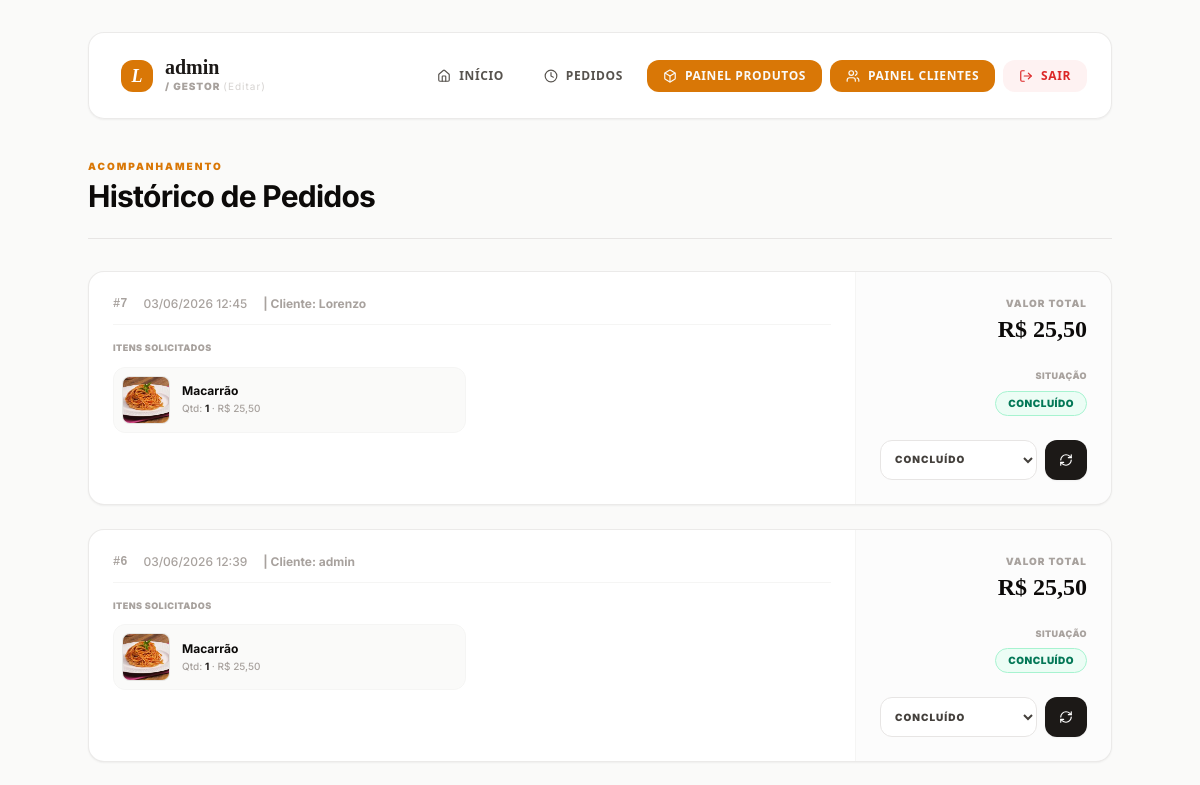
The app's page /dashboard/status.php (signed in, upper part), older data.
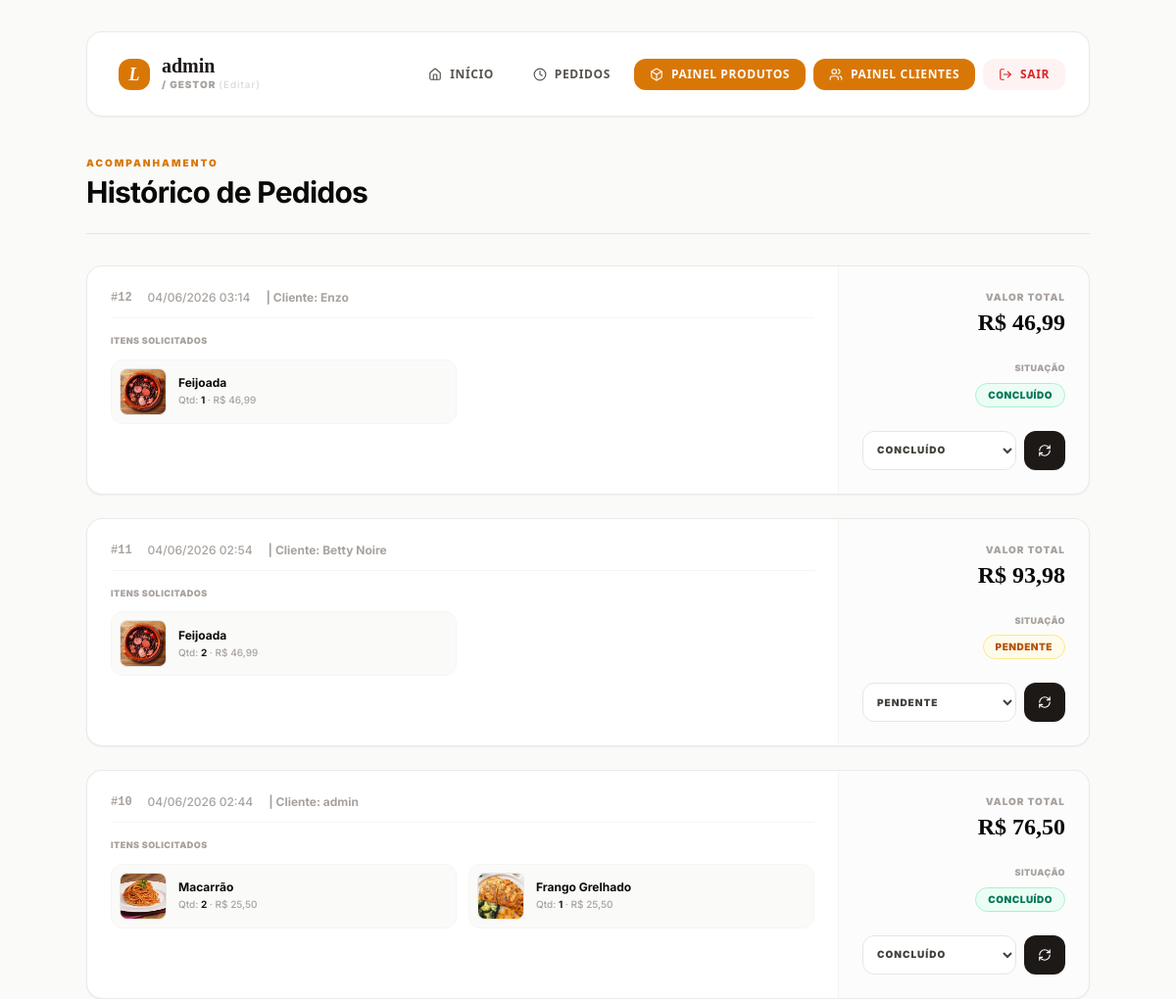
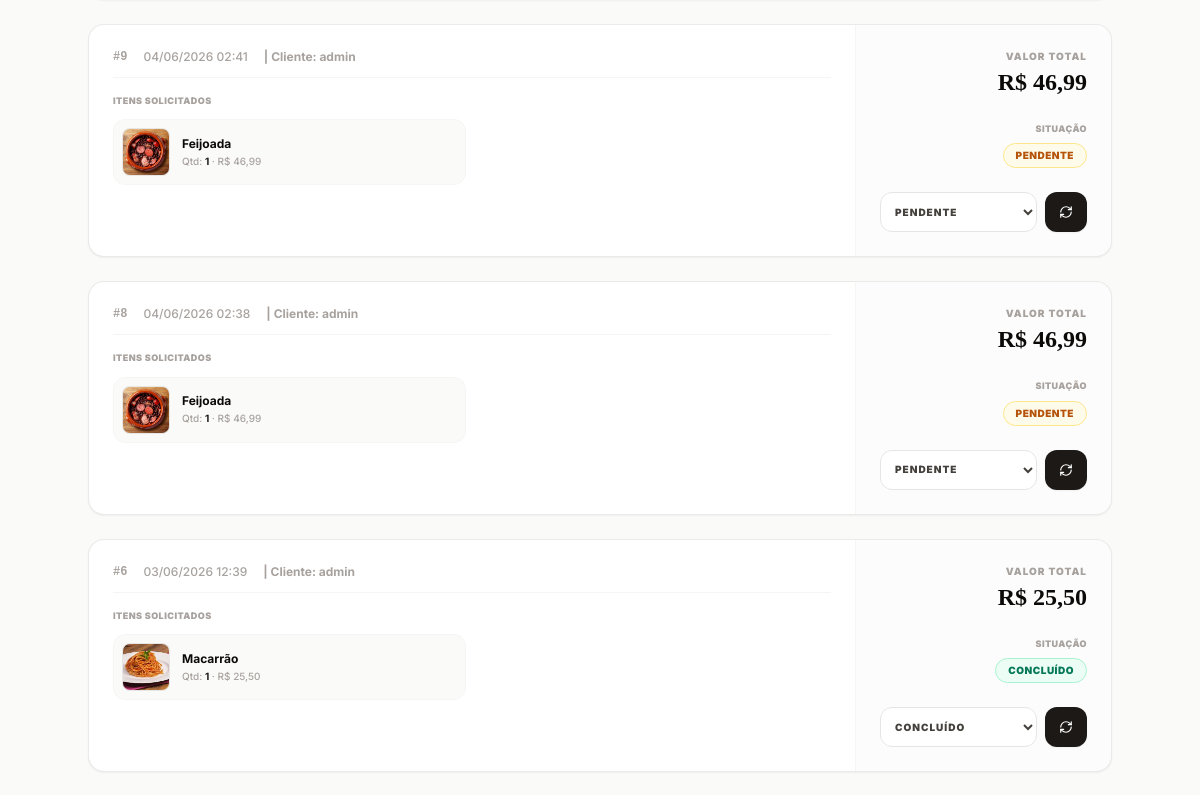
The same page, newer data (2 pictures, top to bottom).
### tables this page shows
CREATE TABLE `pedidos` (
  `id` int(11) NOT NULL,
  `usuario_id` int(11) NOT NULL,
  `usuario_nome` varchar(100) NOT NULL,
  `total` decimal(10,2) NOT NULL,
  `status` varchar(50) DEFAULT 'Pendente',
  `criado_em` timestamp NOT NULL DEFAULT current_timestamp()
);

CREATE TABLE `pedido_itens` (
  `id` int(11) NOT NULL,
  `pedido_id` int(11) NOT NULL,
  `produto_id` int(11) NOT NULL,
  `nome` varchar(100) NOT NULL,
  `preco` decimal(10,2) NOT NULL,
  `quantidade` int(11) NOT NULL
);

CREATE TABLE `produtos` (
  `id` int(11) NOT NULL,
  `nome` varchar(100) NOT NULL,
  `descricao` text DEFAULT NULL,
  `preco` decimal(10,2) NOT NULL,
  `estoque` int(11) NOT NULL,
  `fixado` tinyint(1) DEFAULT 0,
  `imagem` varchar(255) DEFAULT NULL
);

### dashboard/status.php (the view, shortened to what the changed rows need)
<?php
global $conexao;
if ($_SESSION['perfil'] === 'admin') {
    $sql_pedidos = "SELECT * FROM pedidos ORDER BY criado_em DESC";
    $stmt_p = mysqli_prepare($conexao, $sql_pedidos);
} else {
    $sql_pedidos = "SELECT * FROM pedidos WHERE usuario_id = ? ORDER BY criado_em DESC";
    $stmt_p = mysqli_prepare($conexao, $sql_pedidos);
    mysqli_stmt_bind_param($stmt_p, "i", $_SESSION['usuario_id']);
}
mysqli_stmt_execute($stmt_p);
$resultado_p = mysqli_stmt_get_result($stmt_p);
$pedidos = mysqli_fetch_all($resultado_p, MYSQLI_ASSOC);
?>
<!DOCTYPE html>
<html lang="pt-br">
<head>
    <script src="https://cdn.tailwindcss.com"></script>
</head>
<body class="bg-stone-50 text-stone-900 antialiased min-h-screen p-4 md:p-8">
    <div class="max-w-5xl mx-auto space-y-8">
        <div class="flex flex-col md:flex-row justify-between items-start md:items-center gap-4 border-b border-stone-200 pb-6">
            <div>
                <h1 class="text-3xl font-bold tracking-tight text-stone-950">Histórico de Pedidos</h1>
            </div>
        </div>
        <?php if (empty($pedidos)): ?>
            <div class="bg-white border border-stone-200/60 rounded-2xl p-12 text-center max-w-xl mx-auto shadow-sm">
                <div class="w-12 h-12 bg-stone-50 rounded-xl flex items-center justify-center mx-auto mb-4 border border-stone-100">
                    <i data-lucide="shopping-bag" class="w-5 h-5 text-stone-400"></i>
                </div>
                <h3 class="text-sm font-bold text-stone-950 mb-1">Nenhum pedido localizado</h3>
                <p class="text-xs text-stone-400 leading-relaxed">Você ainda não realizou solicitações ou não há registros no sistema.</p>
                <a href="../user/home.php" class="inline-flex mt-5 bg-stone-900 text-white text-[10px] font-black uppercase tracking-widest px-6 py-3 rounded-xl hover:bg-black transition-all">
                    Ir para o Menu
                </a>
            </div>
        <?php else: ?>
            <div class="space-y-6">
                <?php foreach ($pedidos as $p): ?>
                    <div class="bg-white border border-stone-200/80 rounded-2xl shadow-sm overflow-hidden flex flex-col md:flex-row justify-between items-stretch">
                        <div class="p-6 flex-1 space-y-4">
                            <div class="flex flex-wrap items-center gap-x-4 gap-y-2 border-b border-stone-100 pb-3">
                                <span class="font-mono text-xs text-stone-400 font-bold">#<?php echo $p['id']; ?></span>
                                <span class="text-xs text-stone-400 font-medium">
                                    <?php echo date('d/m/Y H:i', strtotime($p['criado_em'])); ?>
                                </span>
                                <span class="text-xs text-stone-400 font-bold">| Cliente: <?php echo htmlspecialchars($p['usuario_nome']); ?></span>
                            </div>
                            <div class="space-y-3">
                                <span class="text-[9px] font-black uppercase tracking-wider text-stone-400 block">Itens Solicitados</span>
                                <div class="grid grid-cols-1 sm:grid-cols-2 gap-3">
                                    <?php
                                    $sql_itens = "SELECT pi.nome, pi.quantidade, pi.preco, pr.imagem
                                                  FROM pedido_itens pi
                                                  LEFT JOIN produtos pr ON pi.produto_id = pr.id
                                                  WHERE pi.pedido_id = ?";
                                    $stmt_i = mysqli_prepare($conexao, $sql_itens);
                                    mysqli_stmt_bind_param($stmt_i, "i", $p['id']);
                                    mysqli_stmt_execute($stmt_i);
                                    $res_itens = mysqli_stmt_get_result($stmt_i);
                                    while ($item = mysqli_fetch_assoc($res_itens)):
                                        $foto = (!empty($item['imagem']) && file_exists(__DIR__ . '/../uploads/' . $item['imagem']))
                                                ? '../uploads/' . $item['imagem']
                                                : '../img/default-product.jpg';
                                    ?>
                                        <div class="flex items-center gap-3 p-2 bg-stone-50 border border-stone-100 rounded-xl">
                                            <img src="<?php echo $foto; ?>" alt="<?php echo htmlspecialchars($item['nome']); ?>"
                                                 class="w-12 h-12 rounded-lg object-cover bg-stone-200 border border-stone-200/40 shrink-0">
                                            <div class="min-w-0 flex-1">
                                                <h4 class="text-xs font-bold text-stone-950 truncate"><?php echo htmlspecialchars($item['nome']); ?></h4>
                                                <p class="text-[10px] text-stone-400 font-medium mt-0.5">
                                                    Qtd: <span class="text-stone-900 font-bold"><?php echo $item['quantidade']; ?></span>
                                                    · R$ <?php echo number_format((float)$item['preco'], 2, ',', '.'); ?>
                                                </p>
                                            </div>
                                        </div>
                                    <?php
                                    endwhile;
                                    ?>
                                </div>
                            </div>
                        </div>
                        <div class="p-6 bg-stone-50/50 border-t md:border-t-0 md:border-l border-stone-100 flex flex-col justify-between items-start md:items-end w-full md:w-64 gap-6 shrink-0">
                            <div class="md:text-right">
                                <span class="text-[10px] font-black uppercase text-stone-400 tracking-widest block mb-0.5">Valor Total</span>
                                <span class="text-2xl font-serif text-stone-950 font-bold">
                                    R$ <?php echo number_format((float)($p['total'] ?? 0), 2, ',', '.'); ?>
                                </span>
                            </div>
                            <div class="flex flex-col items-start md:items-end gap-2 w-full">
                                <span class="text-[9px] font-black uppercase text-stone-400 tracking-wider">Situação</span>
                                <?php
                                $status = $p['status'] ?? 'Pendente';
                                if ($status === 'Concluído') {
                                    echo '<span class="px-3 py-1 bg-emerald-50 text-emerald-700 border border-emerald-200 rounded-full text-[10px] font-black uppercase tracking-wider">Concluído</span>';
                                } elseif ($status === 'Cancelado') {
                                    echo '<span class="px-3 py-1 bg-red-50 text-red-700 border border-red-200 rounded-full text-[10px] font-black uppercase tracking-wider">Cancelado</span>';
                                } else {
                                    echo '<span class="px-3 py-1 bg-amber-50 text-amber-700 border border-amber-200 rounded-full text-[10px] font-black uppercase tracking-wider animate-pulse">Pendente</span>';
                                }
                                ?>
                            </div>
                            <?php if ($_SESSION['perfil'] === 'admin'): ?>
                                <form action="status.php" method="POST" class="w-full flex gap-2">
                                    <select name="novo_status" class="flex-1 bg-white text-stone-700 rounded-xl px-2.5 h-10 text-[10px] font-black uppercase tracking-widest outline-none border border-stone-200 focus:border-stone-400 transition-all cursor-pointer">
                                        <option value="Pendente" <?php echo $p['status'] == 'Pendente' ? 'selected' : ''; ?>>Pendente</option>
                                        <option value="Concluído" <?php echo $p['status'] == 'Concluído' ? 'selected' : ''; ?>>Concluído</option>
                                    </select>
                                    <button type="submit" name="alterar_status" class="h-10 bg-stone-900 text-white px-3.5 rounded-xl text-[10px] font-black uppercase tracking-widest hover:bg-black transition-all active:scale-95 shadow-sm">
                                        <i data-lucide="refresh-cw" class="w-3.5 h-3.5"></i>
                                    </button>
                                </form>
                            <?php endif; ?>
                        </div>
                    </div>
                <?php endforeach; ?>
            </div>
        <?php endif; ?>
    </div>
</body>
</html>

Row changes from the older to the newer data that the page shows:
removed pedidos: id "7", criado_em "03/06/2026 12:45", usuario_nome "Lorenzo", total "25,50", shows "CONCLUÍDO", novo_status "Concluído"
removed pedido_itens: produto.imagem (picture), nome "Macarrão", quantidade "1", preco "25,50", shown under "7"
added pedidos: id "12", criado_em "04/06/2026 03:14", usuario_nome "Enzo", total "46,99", shows "CONCLUÍDO", novo_status "Concluído"
added pedido_itens: produto.imagem (picture), nome "Feijoada", quantidade "1", preco "46,99", shown under "12"
added pedidos: id "11", criado_em "04/06/2026 02:54", usuario_nome "Betty Noire", total "93,98", shows "PENDENTE", novo_status "Pendente"
added pedido_itens: produto.imagem (picture), nome "Feijoada", quantidade "2", preco "46,99", shown under "11"
added pedidos: id "10", criado_em "04/06/2026 02:44", usuario_nome "admin", total "76,50", shows "CONCLUÍDO", novo_status "Concluído"
added pedido_itens: produto.imagem (picture), nome "Macarrão", quantidade "2", preco "25,50", shown under "10"
added pedido_itens: produto.imagem (picture), nome "Frango Grelhado", quantidade "1", preco "25,50", shown under "10"
added pedidos: id "9", criado_em "04/06/2026 02:41", usuario_nome "admin", total "46,99", shows "PENDENTE", novo_status "Pendente"
added pedido_itens: produto.imagem (picture), nome "Feijoada", quantidade "1", preco "46,99", shown under "9"
added pedidos: id "8", criado_em "04/06/2026 02:38", usuario_nome "admin", total "46,99", shows "PENDENTE", novo_status "Pendente"
added pedido_itens: produto.imagem (picture), nome "Feijoada", quantidade "1", preco "46,99", shown under "8"
